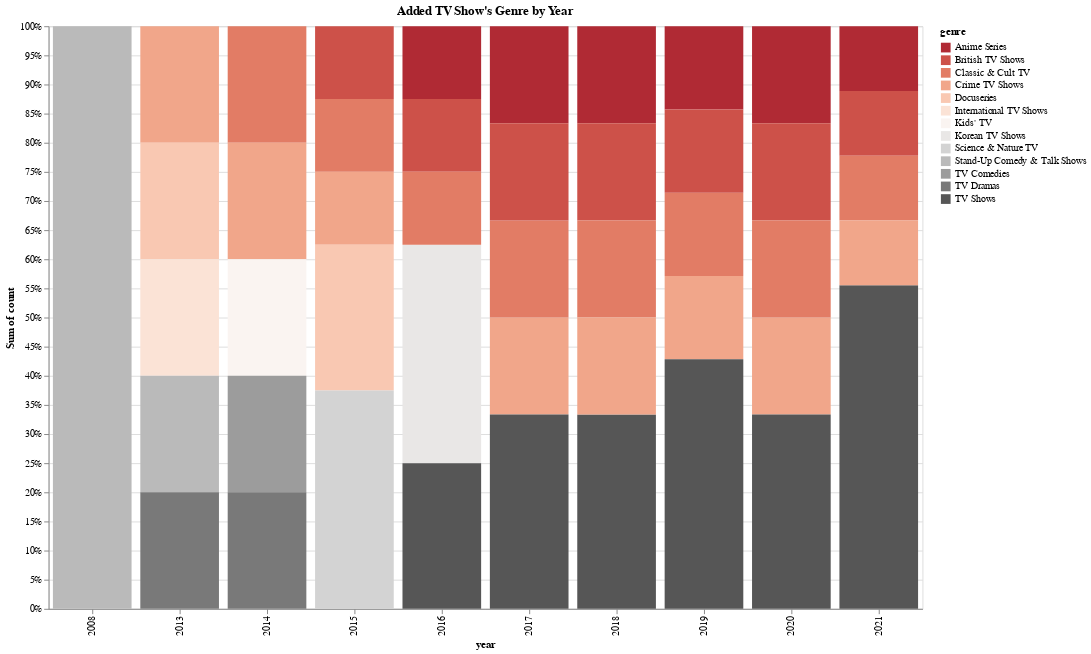

The code cell stored with this chart in its notebook:
### Code cell
import altair as alt

alt.Chart(top_year_count_tv).mark_bar().encode(
    x='year:N',
    y=alt.Y('sum(count)', stack="normalize", sort="ascending"),
    color = alt.Color("genre", scale=alt.Scale(scheme='redgrey'))).properties(
    width=900,
    height=600,
    title="Added TV Show's Genre by Year").configure_title(fontSize=30)

### Figure 1 — Vega-Lite specification as saved in the notebook (floating-point values rounded to 4 significant figures)
{"config": {"view": {"continuousWidth": 400, "continuousHeight": 300}}, "data": {"name": "data-e399b5c3acd89f8eaa82c012fb49129c"}, "mark": "bar", "encoding": {"color": {"field": "genre", "scale": {"scheme": "redgrey"}, "type": "nominal"}, "x": {"field": "year", "type": "nominal"}, "y": {"aggregate": "sum", "field": "count", "sort": "ascending", "stack": "normalize", "type": "quantitative"}}, "height": 600, "title": "Added TV Show's Genre by Year", "width": 900, "$schema": "https://vega.github.io/schema/vega-lite/v4.17.0.json", "datasets": {"data-e399b5c3acd89f8eaa82c012fb49129c": [{"year": 2008, "genre": "Stand-Up Comedy & Talk Shows", "count": 1}, {"year": 2013, "genre": "Crime TV Shows", "count": 1}, {"year": 2013, "genre": "Docuseries", "count": 1}, {"year": 2013, "genre": "International TV Shows", "count": 1}, {"year": 2013, "genre": "Stand-Up Comedy & Talk Shows", "count": 1}, {"year": 2013, "genre": "TV Dramas", "count": 1}, {"year": 2014, "genre": "Classic & Cult TV", "count": 1}, {"year": 2014, "genre": "Crime TV Shows", "count": 1}, {"year": 2014, "genre": "Kids' TV", "count": 1}, {"year": 2014, "genre": "TV Comedies", "count": 1}, {"year": 2014, "genre": "TV Dramas", "count": 1}, {"year": 2015, "genre": "Crime TV Shows", "count": 1}, {"year": 2015, "genre": "Classic & Cult TV", "count": 1}, {"year": 2015, "genre": "Science & Nature TV", "count": 3}, {"year": 2015, "genre": "Docuseries", "count": 2}, {"year": 2015, "genre": "British TV Shows", "count": 1}, {"year": 2016, "genre": "Korean TV Shows", "count": 3}, {"year": 2016, "genre": "TV Shows", "count": 2}, {"year": 2016, "genre": "Anime Series", "count": 1}, {"year": 2016, "genre": "British TV Shows", "count": 1}, {"year": 2016, "genre": "Classic & Cult TV", "count": 1}, {"year": 2017, "genre": "Crime TV Shows", "count": 1}, {"year": 2017, "genre": "Classic & Cult TV", "count": 1}, {"year": 2017, "genre": "Anime Series", "count": 1}, {"year": 2017, "genre": "TV Shows", "count": 2}, {"year": 2017, "genre": "British TV Shows", "count": 1}, {"year": 2018, "genre": "TV Shows", "count": 2}, {"year": 2018, "genre": "Anime Series", "count": 1}, {"year": 2018, "genre": "British TV Shows", "count": 1}, {"year": 2018, "genre": "Classic & Cult TV", "count": 1}, {"year": 2018, "genre": "Crime TV Shows", "count": 1}, {"year": 2019, "genre": "Classic & Cult TV", "count": 1}, {"year": 2019, "genre": "Crime TV Shows", "count": 1}, {"year": 2019, "genre": "Anime Series", "count": 1}, {"year": 2019, "genre": "TV Shows", "count": 3}, {"year": 2019, "genre": "British TV Shows", "count": 1}, {"year": 2020, "genre": "Crime TV Shows", "count": 1}, {"year": 2020, "genre": "TV Shows", "count": 2}, {"year": 2020, "genre": "Anime Series", "count": 1}, {"year": 2020, "genre": "British TV Shows", "count": 1}, {"year": 2020, "genre": "Classic & Cult TV", "count": 1}, {"year": 2021, "genre": "British TV Shows", "count": 1}, {"year": 2021, "genre": "Classic & Cult TV", "count": 1}, {"year": 2021, "genre": "TV Shows", "count": 5}, {"year": 2021, "genre": "Anime Series", "count": 1}, {"year": 2021, "genre": "Crime TV Shows", "count": 1}]}}
